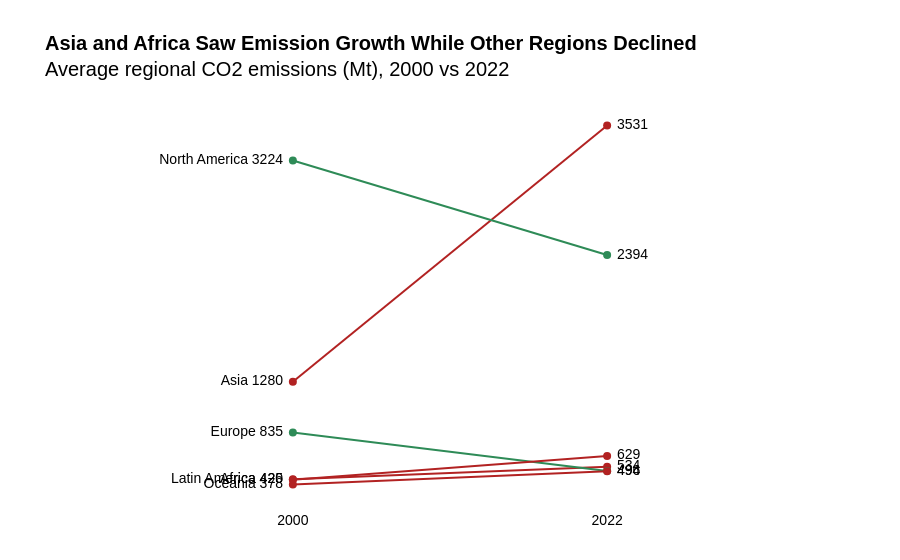

Notebook code cell kept with this figure:
### Markdown cell above
---
## Task 2 — Slopegraph: Regional Change 2000 vs 2022

**What to build:** A slopegraph comparing **average regional CO2 emissions** between 2000 and 2022.

**Requirements:**
- One line per region (not per country — aggregate first)
- Colour: regions that increased = one colour; decreased = another
- Values labelled at both ends of each line
- No y-axis tick labels (the endpoint labels make them redundant)
- Insight title stating which regions moved most

> 💡 `df.groupby(['Region','Year'])['CO2_Mt'].mean().reset_index()` then filter to 2000 and 2022

### Code cell
# Task 2 — Slopegraph: regional averages

df_regional = df.groupby(['Region', 'Year'])['CO2_Mt'].mean().reset_index()
df_slope = df_regional[df_regional['Year'].isin([2000, 2022])]

fig = go.Figure()

regions = df_slope['Region'].unique()

for region in regions:
    region_data = df_slope[df_slope['Region'] == region].sort_values('Year')
    val_2000 = region_data.iloc[0]['CO2_Mt']
    val_2022 = region_data.iloc[1]['CO2_Mt']
    
    line_color = "firebrick" if val_2022 > val_2000 else "seagreen"
    
    fig.add_trace(go.Scatter(
        x=region_data['Year'],
        y=region_data['CO2_Mt'],
        # FIX: markers and text combined in mode
        mode='lines+markers+text',
        name=region,
        line=dict(color=line_color, width=2),
        marker=dict(size=8),
        text=[f"{region} {val_2000:.0f} ", f" {val_2022:.0f}"],
        textposition=["middle left", "middle right"],
        hoverinfo='none'
    ))

fig.update_layout(
    title="<b>Asia and Africa Saw Emission Growth While Other Regions Declined</b><br>Average regional CO2 emissions (Mt), 2000 vs 2022",
    font=dict(family="Arial", size=14, color="black"),
    paper_bgcolor='white',
    plot_bgcolor='white',
    showlegend=False,
    xaxis=dict(tickvals=[2000, 2022], range=[1990, 2032], showgrid=False, showline=False),
    yaxis=dict(showticklabels=False, showgrid=False, showline=False),
    margin=dict(l=150, r=150, t=100, b=50)
)

fig.show()

### Figure 1 — Plotly figure (JSON) as saved in the notebook; plotly's stock layout.template omitted (floating-point values rounded to 4 significant figures)
{"data": [{"hoverinfo": "none", "line": {"color": "firebrick", "width": 2}, "marker": {"size": 8}, "mode": "lines+markers+text", "name": "Africa", "text": ["Africa 425 ", " 534"], "textposition": ["middle left", "middle right"], "type": "scatter", "x": [2000, 2022], "y": [425.4, 534.4]}, {"hoverinfo": "none", "line": {"color": "firebrick", "width": 2}, "marker": {"size": 8}, "mode": "lines+markers+text", "name": "Asia", "text": ["Asia 1280 ", " 3531"], "textposition": ["middle left", "middle right"], "type": "scatter", "x": [2000, 2022], "y": [1280.0, 3531.0]}, {"hoverinfo": "none", "line": {"color": "seagreen", "width": 2}, "marker": {"size": 8}, "mode": "lines+markers+text", "name": "Europe", "text": ["Europe 835 ", " 496"], "textposition": ["middle left", "middle right"], "type": "scatter", "x": [2000, 2022], "y": [834.9, 496.5]}, {"hoverinfo": "none", "line": {"color": "firebrick", "width": 2}, "marker": {"size": 8}, "mode": "lines+markers+text", "name": "Latin America", "text": ["Latin America 420 ", " 629"], "textposition": ["middle left", "middle right"], "type": "scatter", "x": [2000, 2022], "y": [419.9, 629.1]}, {"hoverinfo": "none", "line": {"color": "seagreen", "width": 2}, "marker": {"size": 8}, "mode": "lines+markers+text", "name": "North America", "text": ["North America 3224 ", " 2394"], "textposition": ["middle left", "middle right"], "type": "scatter", "x": [2000, 2022], "y": [3224.0, 2394.0]}, {"hoverinfo": "none", "line": {"color": "firebrick", "width": 2}, "marker": {"size": 8}, "mode": "lines+markers+text", "name": "Oceania", "text": ["Oceania 378 ", " 494"], "textposition": ["middle left", "middle right"], "type": "scatter", "x": [2000, 2022], "y": [378.4, 493.7]}], "layout": {"font": {"color": "black", "family": "Arial", "size": 14}, "margin": {"b": 50, "l": 150, "r": 150, "t": 100}, "paper_bgcolor": "white", "plot_bgcolor": "white", "showlegend": false, "title": {"text": "<b>Asia and Africa Saw Emission Growth While Other Regions Declined</b><br>Average regional CO2 emissions (Mt), 2000 vs 2022"}, "xaxis": {"range": [1990, 2032], "showgrid": false, "showline": false, "tickvals": [2000, 2022]}, "yaxis": {"showgrid": false, "showline": false, "showticklabels": false}}}
